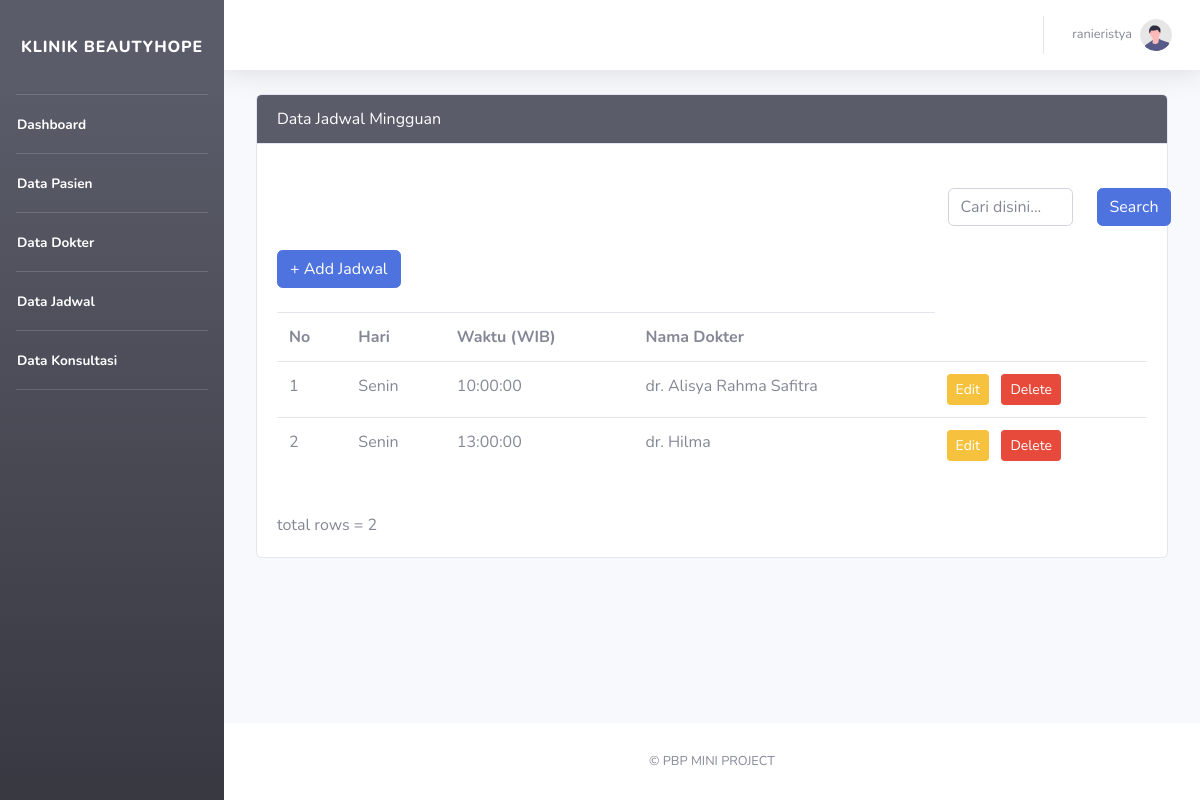
/views/pages/view_jadwal.php (signed in), run on the app's committed database.
### tables this page shows
CREATE TABLE `jadwal` (
  `idjadwal` int(10) NOT NULL,
  `hari` varchar(20) NOT NULL,
  `waktu` time NOT NULL,
  `nama_dokter` varchar(255) NOT NULL
);

### views/pages/view_jadwal.php (the view, shortened to what this page needs)
<!DOCTYPE html>
<html lang="en">
<head>
    <link href="../templates/vendor/fontawesome-free/css/all.min.css" rel="stylesheet" type="text/css">
    <link href="../templates/css/sb-admin-2.min.css" rel="stylesheet">
</head>
<div id="wrapper">
        <ul class="navbar-nav bg-gradient-dark sidebar sidebar-dark accordion" id="accordionSidebar">
            <a class="sidebar-brand d-flex align-items-center justify-content-center"  href='home_admin.php'>
                <div class="sidebar-brand-text mx-6z mt-4">Klinik BeautyHope</div>
            </a>
            <hr class="sidebar-divider my-0 mt-4">
            <li class="nav-item active">
                <a class="btn nav-link" ">
                <span>Dashboard</span></a>
            </li>
            <hr class="sidebar-divider my-0">
            <li class="nav-item active">
                <a class="btn nav-link" href='view_pasien.php'>
                <span>Data Pasien</span></a>
            </li>
            <hr class="sidebar-divider my-0">
            <li class="nav-item active">
                <a class="btn nav-link" href='view_dokter.php'">
                <span>Data Dokter</span></a>
            </li>
            <hr class="sidebar-divider my-0">
            <li class="nav-item active">
                <a class="btn nav-link" href='view_jadwal.php'">
                <span>Data Jadwal</span></a>
            </li>
            <hr class="sidebar-divider my-0">
            <li class="nav-item active">
                <a class="btn nav-link" href='view_kons.php'">
                <span>Data Konsultasi</span></a>
            </li>
            <hr class="sidebar-divider my-0">
        </ul>
        <div id="content-wrapper" class="d-flex flex-column">
            <div id="content">
                <nav class="navbar navbar-expand navbar-light bg-white topbar mb-4 static-top shadow">
                    <ul class="navbar-nav ml-auto">
                        <li class="nav-item dropdown no-arrow">
                            <a class="nav-link dropdown-toggle" href="#" id="userDropdown" role="button"
                                data-toggle="dropdown" aria-haspopup="true" aria-expanded="false">
                                <span class="mr-2 d-none d-lg-inline text-gray-600 small"><?php echo $_SESSION['username']?></span>
                                <img class="img-profile rounded-circle"
                                    src="img/undraw_profile.svg">
                            </a>
                        </li>
                    </ul>
                </nav>
                    <div id="page" class="jumbotron pt-0 bg-light">
                    <div class="card">
                        <div class="card-header bg-dark text-white">Data Jadwal Mingguan</div>
                        <div class="card-body">
                            <br>
                            <div class="row justify-content-end">
                                <div class="col-2">
                                    <input type="text" class="form-control" id="search" name="search" placeholder="Cari disini...">
                                </div>
                                <div class="col-1">
                                    <a class="btn btn-primary" onkeyup="search_jadwal()">Search</a><br/><br/>
                                </div>
                            </div>
                            <a class="btn btn-primary" href="add_jadwal.php">+ Add Jadwal</a><br/><br/>
                            <div id="tabel">
                            <table class="table table-stripped">
                                <tr>
                                    <th>No</th>
                                    <th>Hari</th>
                                    <th>Waktu (WIB)</th>
                                    <th>Nama Dokter</th>
                                </tr>
                                <?php
                                require_once('../../core/database/db_connect.php');
                                $query = " SELECT * FROM jadwal ORDER BY idjadwal";
                                $result = $db->query($query);
                                $i = 1;
                                while($row = $result->fetch_object()){
                                    echo '<tr>';
                                    echo '<td>'.$i.'</td>';
                                    echo '<td>'.$row->hari.'</td>';
                                    echo '<td>'.$row->waktu.'</td>';
                                    echo '<td>'.$row->nama_dokter.'</td>';
                                    echo '<td><a class = "btn btn-warning btn-sm" href="edit_jadwal.php?id='.$row->idjadwal.'">Edit</a>&nbsp;&nbsp;
                                        <a class = "btn btn-danger btn-sm" href="delete_jadwal.php?id='.$row->idjadwal.'">Delete</a>
                                        </td>';
                                    echo '<tr>';
                                    $i++;
                                }
                                echo '</table>';
                                echo '<br />';
                                echo 'total rows = '.$result->num_rows;
                                ?>
                            </div>
                        </div>
                    </div>
                </div>
            </div>
            <footer class="sticky-footer bg-white">
                <div class="container my-auto">
                    <div class="copyright text-center my-auto">
                        <span>&copy; PBP MINI PROJECT</span>
                    </div>
                </div>
            </footer>
        </div>
    </div>
</body>
</html>

### data on the page
jadwal: hari "Senin", waktu "10:00:00", nama_dokter "dr. Alisya Rahma Safitra"
jadwal: hari "Senin", waktu "13:00:00", nama_dokter "dr. Hilma"

### other printed values
$_SESSION['username'] "ranieristya"
$result->num_rows "2"
